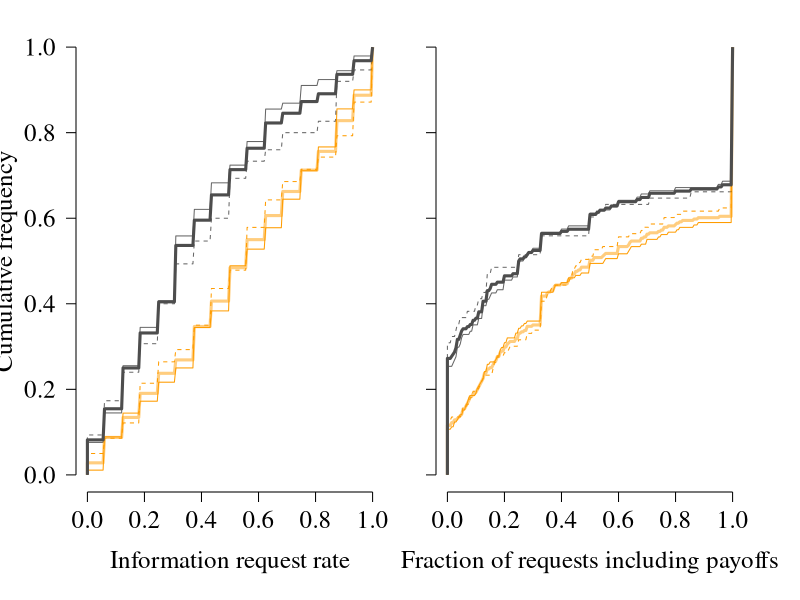

Here is the R script that generated this plot:
#set path and read data (per-participant summary data)
#setwd('')
a<-read.table('data_subjects.txt', header=TRUE, sep='\t')

# keep device size
w<-dev.size()[1]; h<-dev.size()[2]
dev.off();
dev.new(width=w, height=h)
plot.new()
par(las=1, cex.axis=1.5, cex.lab=1.5, family='serif', lend=1)

# set line types for cities
ltys<-c(2,1,2,1)

# the graph shows two aspects of social learning: (1) reliance on social info, and (2) reliance on peer payoffs
for (aspect in 1:2)
{
	x1<-0.05+0.9*(aspect-0.9)/2; x2<-0.05+0.9*aspect/2-0.02;
	y1<- 0.18; y2<-0.95;
	par(plt=c(x1,x2,y1,y2), new=T)
	plot.new()
	
	# create empty panels
	# reliance on social information
	if (aspect==1) {
		plot(0, type='n', xlim=c(0,1), ylim=c(0,1), axes=F, xlab='Information request rate', ylab='Cumulative frequency')
		axis(1, at=0:5/5);
		axis(2, at=0:5/5)
	}
	# reliance on peer payoffs
	else {
		plot(0, type='n', xlim=c(0,1), ylim=c(0,1), axes=F,
		xlab='Fraction of requests including payoffs', ylab='')
		axis(1, at=0:5/5);
		axis(2, at=0:5/5, labels=F);
	}
	
	cityCnt<-1; # counter for plotting line type
	#plot reliance on payoffs per city
	for (cit in unique(a$city)){
		b<-subset(a, a$city==cit)
		
		if (aspect==1) srt<-sort(b$SDreq) # request rate (=reliance on social info)
		if (aspect==2) srt<-sort(b$SDpayInfo) # rate of requests for payoffs (=reliance on peer payoffs)
		
		# for cumulative distribution, loop through all in steps of 1/200 (clunky code)
		freq<-rep(0,201)
		for (i in 0:200){
			i1<-i/200;
			for (j in 1:length(srt)){
				if (srt[j]>=(i/200) && srt[j] < (i+1)/200) freq[i+1]<-freq[i+1]+1;
			}
		}
		# create cumulative frequencies for y-coordinates in graph
		freqSum<-sum(freq)
		freq<-freq/freqSum;
		cumFreq<-c();
		for (i in 1:length(freq)){
			cumFreq[i]<-sum(freq[1:i])
		}

		# draw lines for each city
		if (cit=='Norwich' || cit=='Nottingham') lines(c(0,0:200/200), c(0,cumFreq), col=adjustcolor('black', alpha=0.6), lwd=1, lty=ltys[cityCnt])
		else lines(c(0,0:200/200), c(0,cumFreq), col=adjustcolor('#FF9C00', alpha=1), lwd=1, lty=ltys[cityCnt])
	
		cityCnt<-cityCnt+1;
	}

	# add country averages (code has same structure as above)
	for (countr in c('China', 'UK')){
		b<-subset(a, a$country==countr)

		if (aspect==1) srt<-sort(b$SDreq)
		if (aspect==2) srt<-sort(b$SDpayInfo)
		
		freq<-rep(0,201)
		for (i in 0:200){
			i1<-i/200;
			for (j in 1:length(srt))
			{
				if (srt[j]>=(i/200) && srt[j] < (i+1)/200) freq[i+1]<-freq[i+1]+1;
			}
		}
		
		freqSum<-sum(freq)
		freq<-freq/freqSum;
		cumFreq<-c();
		for (i in 1:length(freq)){
			cumFreq[i]<-sum(freq[1:i])
		}
		
		if (countr=='UK') lines(c(0,0:200/200), c(0,cumFreq), col='grey30', lwd=3, lty=1)
		else lines(c(0,0:200/200), c(0,cumFreq), col=adjustcolor('#FF9C00', alpha=0.5), lwd=3, lty=1)
	}
}
